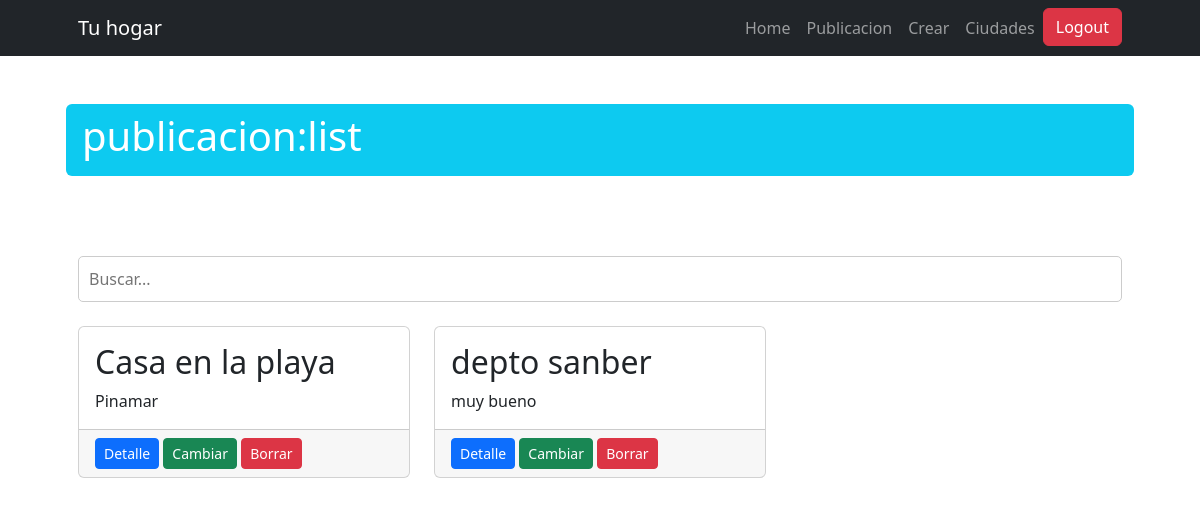
Page /publicacion/list/ (signed in) on the committed database.
### publicacion/models.py (models this page shows, shortened)
class Publicacion(models.Model):
    nombre = models.CharField(max_length=200)
    descripcion = models.CharField(max_length=600)
    ciudad = models.ForeignKey(Ciudad, on_delete=models.SET_NULL, null=True, blank=True)
    class Meta:
        verbose_name = "Publicación"
        verbose_name_plural = "Publicaciones"

### publicacion/views.py (the view)
# urls.py: path("list/", views.PublicacionList.as_view(), name="publicacion_list"),
class PublicacionList(ListView):
    model = models.Publicacion
    def get_queryset(self) -> QuerySet:
        if self.request.GET.get("consulta"):
            consulta = self.request.GET.get("consulta")
            object_list = models.Publicacion.objects.filter(nombre__icontains=consulta)
        else:
            object_list = models.Publicacion.objects.all()
        return object_list

### publicacion/templates/publicacion/publicacion_list.html (shortened to what this page needs)
{% extends 'core/base.html' %}
{% block titulo %}
    publicacion:list
{% endblock titulo %}
{% block contenido %}
    <div class="py-lg-4">
        <form action="{% url 'publicacion:publicacion_list' %}" method="get" class="form-busqueda">
            <input type="text" name="consulta" placeholder="Buscar..." class="input-busqueda">
        </form>
    </div>
    <div class="row row-cols-1 row-cols-md-2">
        {% for publicacion in object_list %}
            <div class="col-md-4 mb-5">
                <div class="card h-100">
                    <div class="card-body">
                        <h2 class="card-title">{{ publicacion.nombre }}</h2>
                        <p class="card-text">{{ publicacion.descripcion }}</p>
                    </div>
                    <div class="card-footer">
                        <a class="btn btn-primary btn-sm" href="{% url 'publicacion:publicacion_detail' publicacion.id %}">Detalle</a>
                        <a class="btn btn-success btn-sm" href="{% url 'publicacion:publicacion_update' publicacion.id %}">Cambiar</a>
                        <a class="btn btn-danger  btn-sm" href="{% url 'publicacion:publicacion_delete' publicacion.id %}">Borrar</a>
                    </div>
                </div>
            </div>
        {% endfor %}
    </div>
{% endblock contenido %}

### publicacion/templates/publicacion/publicacion_list.html (style rules this page uses)
.form-busqueda { display: flex; align-items: center; }
.input-busqueda { padding: 10px; border: 1px solid #ccc; border-radius: 5px; flex: 1; }

### rows in the picture
Publicacion: nombre "Casa en la playa", descripcion "Pinamar"
Publicacion: nombre "depto sanber", descripcion "muy bueno"
